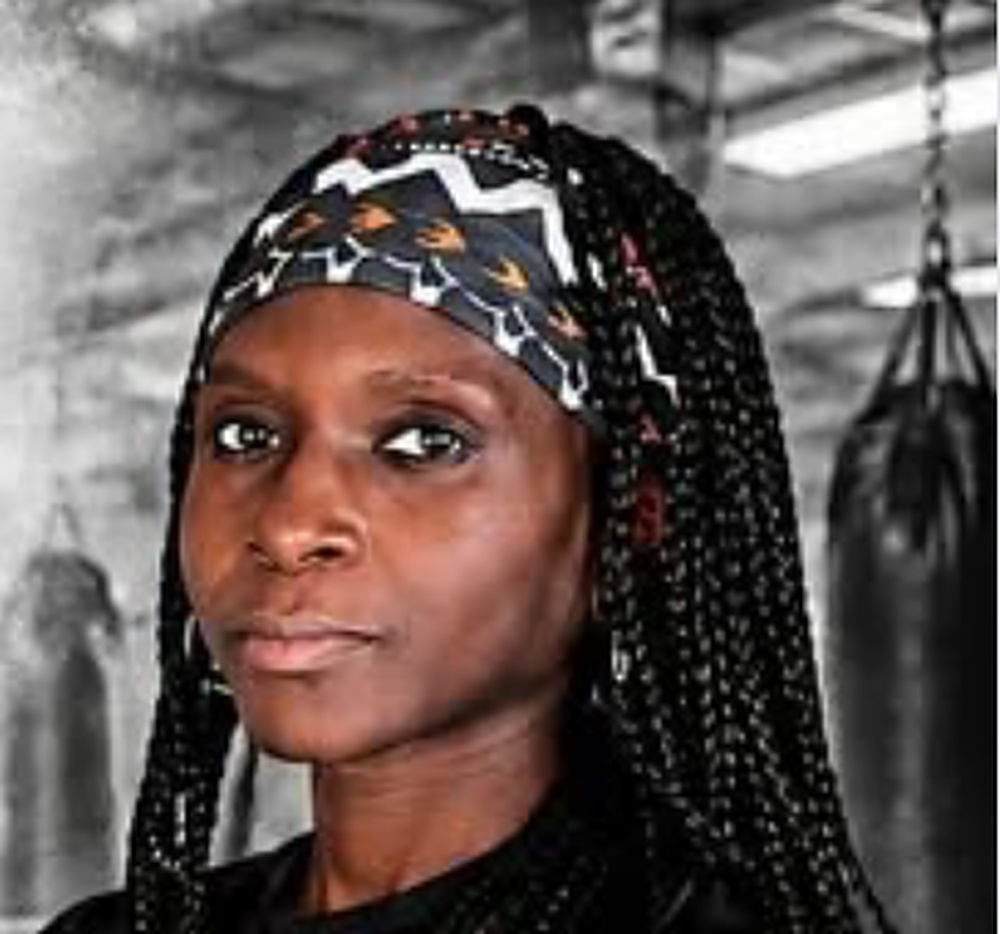
#> input picture kit-insta-28-11/src/assets/chloe.jpg, 1000 x 934 px
$ python decoupe.py assets/chloe.jpg assets/kevin.jpg
#> lines starting #> are read from the running program, lines starting #| are printed output that depends on the picture
"""Découpe les deux champions dans l'affiche officielle (le logo vient du fichier officiel du club, assets/logo-club.jpg).

python decoupe.py <affiche.png> <dossier_assets>

Les cadres sont en fractions de l'affiche : avec le fichier original en haute définition,
le même script découpe au même endroit, en meilleure qualité.
Agrandissement fidèle (Lanczos + légère accentuation), sans IA : aucun détail du visage n'est inventé.
Les visuels fondent ensuite les bords dans le noir (dégradés CSS), à la place d'un détourage.
"""
import sys

from PIL import Image, ImageFilter

SRC, OUT = sys.argv[1], sys.argv[2]
aff = Image.open(SRC).convert('RGB')
#> aff is the input picture: PIL image 1000x934 RGB; mean R, G, B 97.6, 85.9, 82.7
W, H = aff.size
#> W = 1000; H = 934
# (gauche, haut, droite, bas) en fractions de l'affiche ; on s'arrête au-dessus des noms imprimés
BOX = {
    'kevin': (0.000, 0.000, 0.326, 0.283),
    'chloe': (0.682, 0.042, 1.000, 0.280),
}


def crop(name):
    l, t, r, b = BOX[name]
    return aff.crop((round(l * W), round(t * H), round(r * W), round(b * H)))


def upscale(im, width):
    k = width / im.width
    big = im.resize((width, round(im.height * k)), Image.LANCZOS)
    return big.filter(ImageFilter.UnsharpMask(radius=1.6, percent=55, threshold=2))


for name, width in (('kevin', 1000), ('chloe', 1000)):
    c = crop(name)
    big = upscale(c, width)
    big.save(f'{OUT}/{name}.jpg', quality=95)
    print(name, c.size, '->', big.size, f'x{width / c.width:.2f}')
#> this loop made 2 passes
#> pass 1, `c = crop(name)`:
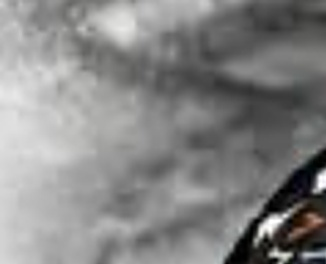
#> c: PIL image 326x264 RGB; mean R, G, B 133.7, 133.5, 133
#> pass 2, `c = crop(name)`:
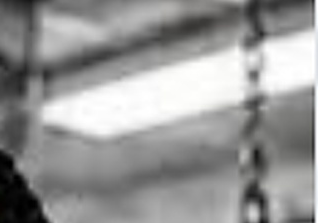
#> c: PIL image 318x223 RGB; mean R, G, B 150, 150, 149.6
